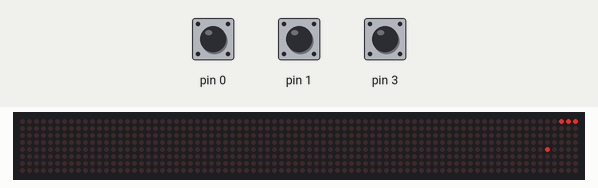
Recording of a sketch running on a simulated Arduino Uno, built with avr-gcc and run on an emulated ATmega328P. Shown: 80×8 LED matrix. Inputs (shaded band) come from the test bench; at power-on: pin 0 HIGH, pin 1 HIGH, pin 3 HIGH. Random numbers use the default seed unless the sketch sets one.

Above: at 1.4 s.
1.5 s: pin 0 pulled LOW for 0.35 s
At 1.96 s:
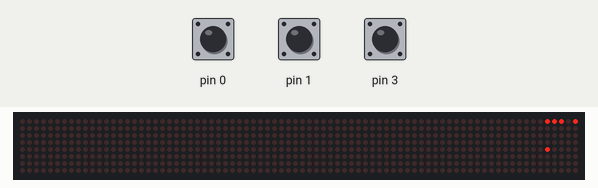
At 2.56 s:
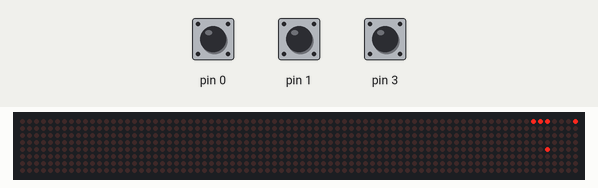
Timing chart, 0 to 4.5 s (numbered marks = the images above; inputs shaded):
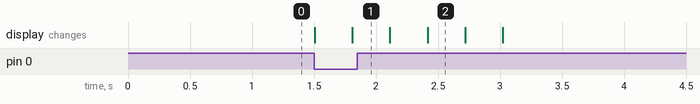

The sketch:

sketch_jan23a_copy_20240126170346.ino
```cpp
#include <MD_MAX72xx.h>

#define CLK_PIN 13
#define DATA_PIN 11
#define CS_PIN 10

MD_MAX72XX mx = MD_MAX72XX(MD_MAX72XX::PAROLA_HW, DATA_PIN, CLK_PIN, CS_PIN);

class Snake{

  public:
    int length;
    int row_array[64];
    int col_array[64];

    Snake(){
      length = 3;
      row_array[0] = 0;
      row_array[1] = 0;
      row_array[2] = 0;

      col_array[0] = 2;
      col_array[1] = 1;
      col_array[2] = 0;

    }

    void clear_display(){
      for (int j=0;j<length;j++){

        mx.setPoint(row_array[j], col_array[j], false);


    }


    }

  void move_snake_add_length(){

    length = length+1;

    for(int i = length-1;i>0;i--){

      row_array[i] = row_array[i-1];
      col_array[i] = col_array[i-1];

    }
  }

  void move_snake(){

    for(int i = length-1;i>0;i--){

      row_array[i] = row_array[i-1];
      col_array[i] = col_array[i-1];

    }

  }

  int search_snake(int row,int col){

    for(int k = 0;k<length;k++){

      if((row==row_array[k])&&(col == col_array[k])){
        return 1;
      }

    }
    return 0;

  }

  void display_snake(){

    for (int j=0;j<length;j++){

      mx.setPoint(row_array[j], col_array[j], true);

    }


  }
};


int col;
int row;

int col_inc = 0;
int col_red = 0;
int row_inc = 0;
int row_red = 0;

int food_row = 4;
int food_col = 4;

bool start = false;
bool end = false;


Snake snake;


void clear_food(int food_row, int food_col){

  mx.setPoint(food_row, food_col, false);

}


void set_food(int food_row, int food_col){

  mx.setPoint(food_row, food_col, true);

}


void setup() {
  // put your setup code here, to run once:
  mx.begin();
  pinMode(0,INPUT_PULLUP);
  pinMode(1,INPUT_PULLUP);
  pinMode(2,INPUT_PULLUP);
  pinMode(3,INPUT_PULLUP);


  snake.display_snake();
  set_food(food_row,food_col);

}


void loop() {

  if(start==true){
    snake.clear_display();
  }
  row = snake.row_array[0];
  col = snake.col_array[0];

  if((digitalRead(0)==LOW) && (col_red==0)){
    col_inc = 1;
    col_red = 0;
    row_inc = 0;
    row_red = 0;
    start = true;
  }

   if((digitalRead(1)==LOW) && (col_inc == 0)){
    col_inc = 0;
    col_red = 1;
    row_inc = 0;
    row_red = 0;
    start = true;
  }

   if((digitalRead(2)==LOW) && (row_red ==0)){
    col_inc = 0;
    col_red = 0;
    row_inc = 1;
    row_red = 0;
    start = true;
  }

   if((digitalRead(3)==LOW)&& (row_inc==0)){
    col_inc = 0;
    col_red = 0;
    row_inc = 0;
    row_red = 1;
    start = true;
  }


  col = (col+col_inc);
  col = (col-col_red);

  row = (row+row_inc);
  row = (row-row_red);


  if(start && !end){
    if(((row>7) || (row <0)) || ((col>7) || (col<0 )) ){

      end = true;


    }

    else if((row==food_row)&&(col==food_col)){


      clear_food(food_row,food_col);
        do{
      food_row = rand() % 8;
      food_col = rand() % 8;
        }while(snake.search_snake(food_row, food_col)==1);

      set_food(food_row,food_col);

      snake.move_snake_add_length();
      snake.col_array[0]=col;
      snake.row_array[0]=row;
      snake.display_snake();

    }else if(snake.search_snake(row, col)){

      end = true;

    }
    else{
      snake.move_snake();
      snake.row_array[0]=row;
      snake.col_array[0]=col;
      snake.display_snake();

    }

  }
  // put your main code here, to run repeatedly:
  delay(300);
}
```

Measured:
- after the input at 1.5 s, the display: first changes at once (image 1 shows a later state)
